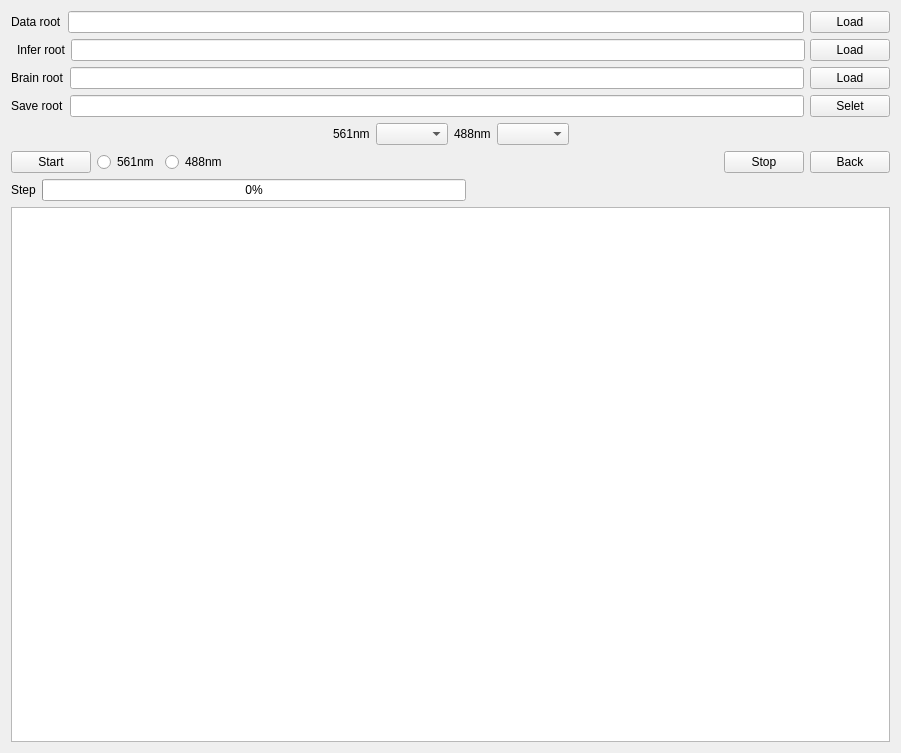
<?xml version="1.0" encoding="UTF-8"?>
<ui version="4.0">
 <class>Splice</class>
 <widget class="QWidget" name="Splice">
  <property name="geometry">
   <rect>
    <x>0</x>
    <y>0</y>
    <width>901</width>
    <height>753</height>
   </rect>
  </property>
  <property name="windowTitle">
   <string>Splice</string>
  </property>
  <property name="styleSheet">
   <string notr="true">*{
	font: 12pt &quot;Arial&quot;;
}</string>
  </property>
  <layout class="QVBoxLayout" name="verticalLayout_2">
   <item>
    <layout class="QVBoxLayout" name="verticalLayout">
     <item>
      <layout class="QHBoxLayout" name="horizontalLayout">
       <item>
        <widget class="QLabel" name="label">
         <property name="text">
          <string>Data root</string>
         </property>
        </widget>
       </item>
       <item>
        <widget class="QLineEdit" name="DataRootLine"/>
       </item>
       <item>
        <widget class="QPushButton" name="LoadData">
         <property name="styleSheet">
          <string notr="true"/>
         </property>
         <property name="text">
          <string>Load</string>
         </property>
        </widget>
       </item>
      </layout>
     </item>
     <item>
      <layout class="QHBoxLayout" name="horizontalLayout_2">
       <property name="spacing">
        <number>5</number>
       </property>
       <property name="leftMargin">
        <number>6</number>
       </property>
       <property name="rightMargin">
        <number>0</number>
       </property>
       <item>
        <widget class="QLabel" name="label_2">
         <property name="text">
          <string>Infer root</string>
         </property>
        </widget>
       </item>
       <item>
        <widget class="QLineEdit" name="InferRootLine"/>
       </item>
       <item>
        <widget class="QPushButton" name="LoadInfer">
         <property name="text">
          <string>Load</string>
         </property>
        </widget>
       </item>
      </layout>
     </item>
     <item>
      <layout class="QHBoxLayout" name="horizontalLayout_6">
       <item>
        <widget class="QLabel" name="label_6">
         <property name="text">
          <string>Brain root</string>
         </property>
        </widget>
       </item>
       <item>
        <widget class="QLineEdit" name="BrainRootLine"/>
       </item>
       <item>
        <widget class="QPushButton" name="LoadBrain">
         <property name="text">
          <string>Load</string>
         </property>
        </widget>
       </item>
      </layout>
     </item>
     <item>
      <layout class="QHBoxLayout" name="horizontalLayout_5">
       <item>
        <widget class="QLabel" name="label_5">
         <property name="text">
          <string>Save root</string>
         </property>
        </widget>
       </item>
       <item>
        <widget class="QLineEdit" name="SaveRootLine"/>
       </item>
       <item>
        <widget class="QPushButton" name="Selet">
         <property name="text">
          <string>Selet</string>
         </property>
        </widget>
       </item>
      </layout>
     </item>
     <item>
      <layout class="QHBoxLayout" name="horizontalLayout_3">
       <property name="spacing">
        <number>6</number>
       </property>
       <property name="rightMargin">
        <number>0</number>
       </property>
       <property name="bottomMargin">
        <number>0</number>
       </property>
       <item>
        <spacer name="horizontalSpacer">
         <property name="orientation">
          <enum>Qt::Horizontal</enum>
         </property>
         <property name="sizeHint" stdset="0">
          <size>
           <width>40</width>
           <height>20</height>
          </size>
         </property>
        </spacer>
       </item>
       <item>
        <widget class="QLabel" name="label_3">
         <property name="text">
          <string>561nm</string>
         </property>
        </widget>
       </item>
       <item>
        <widget class="QComboBox" name="comboBox561"/>
       </item>
       <item>
        <widget class="QLabel" name="label_4">
         <property name="text">
          <string>488nm</string>
         </property>
        </widget>
       </item>
       <item>
        <widget class="QComboBox" name="comboBox488"/>
       </item>
       <item>
        <spacer name="horizontalSpacer_2">
         <property name="orientation">
          <enum>Qt::Horizontal</enum>
         </property>
         <property name="sizeHint" stdset="0">
          <size>
           <width>40</width>
           <height>20</height>
          </size>
         </property>
        </spacer>
       </item>
      </layout>
     </item>
     <item>
      <layout class="QHBoxLayout" name="horizontalLayout_4">
       <item>
        <widget class="QPushButton" name="Start">
         <property name="text">
          <string>Start</string>
         </property>
        </widget>
       </item>
       <item>
        <widget class="QRadioButton" name="radioButton561">
         <property name="text">
          <string>561nm</string>
         </property>
         <attribute name="buttonGroup">
          <string notr="true">buttonGroup</string>
         </attribute>
        </widget>
       </item>
       <item>
        <widget class="QRadioButton" name="radioButton488">
         <property name="text">
          <string>488nm</string>
         </property>
         <attribute name="buttonGroup">
          <string notr="true">buttonGroup</string>
         </attribute>
        </widget>
       </item>
       <item>
        <spacer name="horizontalSpacer_3">
         <property name="orientation">
          <enum>Qt::Horizontal</enum>
         </property>
         <property name="sizeHint" stdset="0">
          <size>
           <width>40</width>
           <height>20</height>
          </size>
         </property>
        </spacer>
       </item>
       <item>
        <widget class="QPushButton" name="Stop">
         <property name="text">
          <string>Stop</string>
         </property>
        </widget>
       </item>
       <item>
        <widget class="QPushButton" name="Back">
         <property name="text">
          <string>Back</string>
         </property>
        </widget>
       </item>
      </layout>
     </item>
     <item>
      <layout class="QHBoxLayout" name="horizontalLayout_7">
       <item>
        <widget class="QLabel" name="label_7">
         <property name="text">
          <string>Step</string>
         </property>
        </widget>
       </item>
       <item>
        <widget class="QProgressBar" name="progressBar">
         <property name="value">
          <number>0</number>
         </property>
        </widget>
       </item>
       <item>
        <spacer name="horizontalSpacer_4">
         <property name="orientation">
          <enum>Qt::Horizontal</enum>
         </property>
         <property name="sizeHint" stdset="0">
          <size>
           <width>40</width>
           <height>20</height>
          </size>
         </property>
        </spacer>
       </item>
      </layout>
     </item>
     <item>
      <widget class="QPlainTextEdit" name="SplicePrintText"/>
     </item>
    </layout>
   </item>
  </layout>
 </widget>
 <resources/>
 <connections/>
 <buttongroups>
  <buttongroup name="buttonGroup"/>
 </buttongroups>
</ui>
